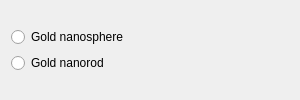
<?xml version="1.0" encoding="UTF-8"?>
<ui version="4.0">
 <class>SEGoldnanoParticlesEditorGUIClass</class>
 <widget class="QWidget" name="SEGoldnanoParticlesEditorGUIClass">
  <property name="geometry">
   <rect>
    <x>0</x>
    <y>0</y>
    <width>300</width>
    <height>100</height>
   </rect>
  </property>
  <property name="minimumSize">
   <size>
    <width>300</width>
    <height>100</height>
   </size>
  </property>
  <property name="windowTitle">
   <string/>
  </property>
  <layout class="QVBoxLayout" name="verticalLayout">
   <item>
    <layout class="QGridLayout" name="gridLayout">
     <item row="0" column="0">
      <widget class="QRadioButton" name="rdbNanosphere">
       <property name="text">
        <string>Gold nanosphere</string>
       </property>
      </widget>
     </item>
     <item row="1" column="0">
      <widget class="QRadioButton" name="rdbNanorod">
       <property name="text">
        <string>Gold nanorod</string>
       </property>
      </widget>
     </item>
    </layout>
   </item>
  </layout>
 </widget>
 <resources/>
 <connections/>
</ui>
